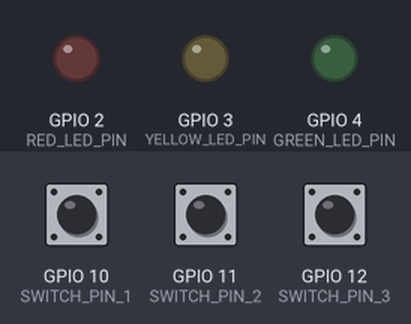
A program run on a simulated Raspberry Pi (BCM pin numbers). On the bench: output pins drawn as LEDs (lit = HIGH). Inputs (shaded band) come from the test bench; at power-on: GPIO 10 (SWITCH_PIN_1) LOW, GPIO 11 (SWITCH_PIN_2) LOW, GPIO 12 (SWITCH_PIN_3) LOW.

Above: at 1.2 s.
1.3 s: GPIO 10 (SWITCH_PIN_1) pulled HIGH for 0.15 s
At 1.5 s:
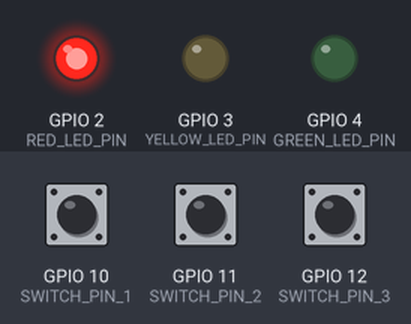
3.1 s: GPIO 11 (SWITCH_PIN_2) pulled HIGH for 0.15 s
At 3.3 s:
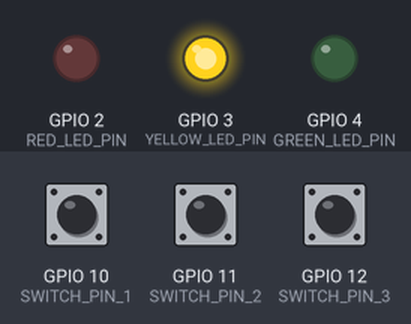
4.9 s: GPIO 12 (SWITCH_PIN_3) pulled HIGH for 0.15 s
At 5.1 s:
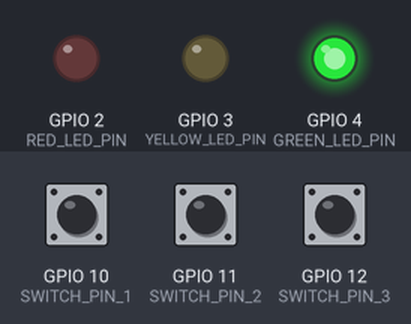
6.7 s: GPIO 12 (SWITCH_PIN_3) pulled HIGH for 3.2 s
At 11.1 s:
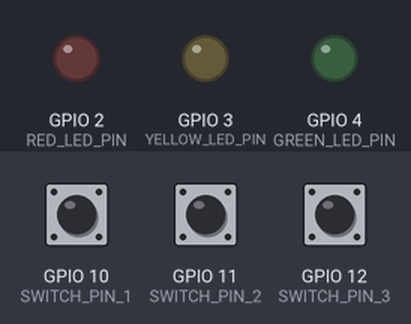
11.5 s: GPIO 10 (SWITCH_PIN_1) pulled HIGH for 3.2 s
At 12.3 s:
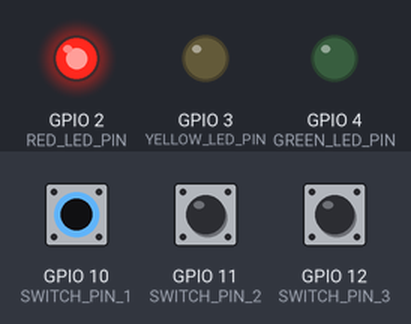
16.3 s: GPIO 10 (SWITCH_PIN_1) driven HIGH and GPIO 11 (SWITCH_PIN_2) driven HIGH
At 17.2 s:
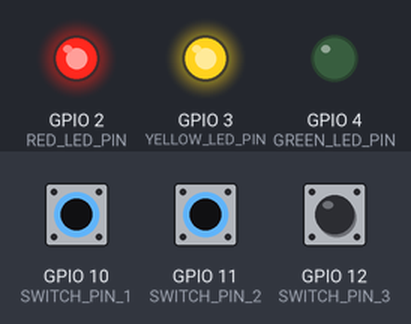
Timing chart, 0 to 18.9 s (numbered marks = the images above; inputs shaded):
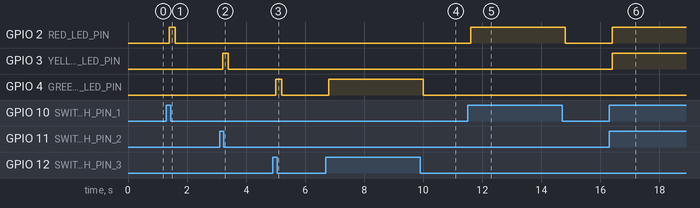

Measured:
- after the input at 1.3 s, GPIO 2 (RED_LED_PIN): LOW → HIGH after 0.10 s, → LOW 0.20 s later
- after the input at 3.1 s, GPIO 3 (YELLOW_LED_PIN): LOW → HIGH after 0.10 s, → LOW 0.20 s later
- after the input at 4.9 s, GPIO 4 (GREEN_LED_PIN): LOW → HIGH after 0.10 s, → LOW 0.20 s later
- after the input at 6.7 s, GPIO 4 (GREEN_LED_PIN): LOW → HIGH after 0.10 s, → LOW 3.2 s later
- after the input at 11.5 s, GPIO 2 (RED_LED_PIN): LOW → HIGH after 0.10 s, → LOW 3.2 s later
- after the input at 16.3 s, GPIO 2 (RED_LED_PIN), GPIO 3 (YELLOW_LED_PIN): LOW → HIGH after 0.10 s

The program:

switch_led.py
```python
import RPi.GPIO as GPIO
import time

RED_LED_PIN = 2
YELLOW_LED_PIN = 3
GREEN_LED_PIN = 4

SWITCH_PIN_1 = 10
SWITCH_PIN_2 = 11
SWITCH_PIN_3 = 12

GPIO.setmode(GPIO.BCM)
GPIO.setup(RED_LED_PIN, GPIO.OUT)
GPIO.setup(YELLOW_LED_PIN, GPIO.OUT)
GPIO.setup(GREEN_LED_PIN, GPIO.OUT)

#GPIO.setup(SWITCH_PIN, GPIO.IN, pull_up_down=GPIO.PUD_UP)
GPIO.setup(SWITCH_PIN_1, GPIO.IN, pull_up_down=GPIO.PUD_DOWN)
GPIO.setup(SWITCH_PIN_2, GPIO.IN, pull_up_down=GPIO.PUD_DOWN)
GPIO.setup(SWITCH_PIN_3, GPIO.IN, pull_up_down=GPIO.PUD_DOWN)

try:
    while True:
        val_1 = GPIO.input(SWITCH_PIN_1)
        val_2 = GPIO.input(SWITCH_PIN_2)
        val_3 = GPIO.input(SWITCH_PIN_3)
        time.sleep(0.1)
        GPIO.output(RED_LED_PIN, val_1)
        GPIO.output(YELLOW_LED_PIN, val_2)
        GPIO.output(GREEN_LED_PIN, val_3)
finally:
    GPIO.cleanup()
    print('cleanup and exit')
```
